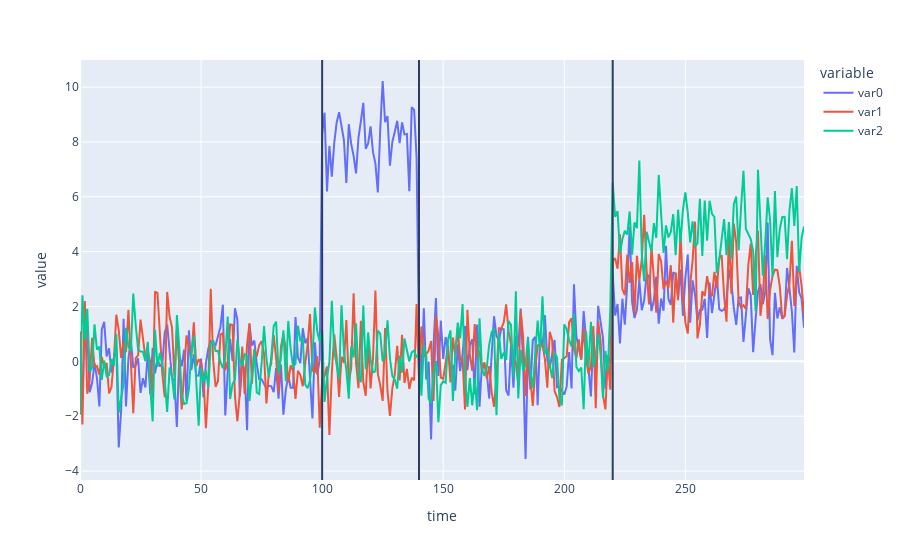

The notebook cell this image was saved under:
### Code cell
fig = px.line(x)
for i in detections["ilocs"].values:
    fig.add_vline(i)
fig.show()

### Figure 1 — Plotly figure (JSON) as saved in the notebook; plotly's stock layout.template omitted (floating-point values rounded to 4 significant figures; data arrays with more than 128 entries replaced by an {"elided": "..."} marker saying what was removed)
{"data": [{"hovertemplate": "variable=var0<br>time=%{x}<br>value=%{y}<extra></extra>", "legendgroup": "var0", "line": {"color": "#636efa", "dash": "solid"}, "marker": {"symbol": "circle"}, "mode": "lines", "name": "var0", "orientation": "v", "showlegend": true, "type": "scatter", "x": {"elided": "300 int values"}, "xaxis": "x", "y": {"elided": "300 float values"}, "yaxis": "y"}, {"hovertemplate": "variable=var1<br>time=%{x}<br>value=%{y}<extra></extra>", "legendgroup": "var1", "line": {"color": "#EF553B", "dash": "solid"}, "marker": {"symbol": "circle"}, "mode": "lines", "name": "var1", "orientation": "v", "showlegend": true, "type": "scatter", "x": {"elided": "300 int values"}, "xaxis": "x", "y": {"elided": "300 float values"}, "yaxis": "y"}, {"hovertemplate": "variable=var2<br>time=%{x}<br>value=%{y}<extra></extra>", "legendgroup": "var2", "line": {"color": "#00cc96", "dash": "solid"}, "marker": {"symbol": "circle"}, "mode": "lines", "name": "var2", "orientation": "v", "showlegend": true, "type": "scatter", "x": {"elided": "300 int values"}, "xaxis": "x", "y": {"elided": "300 float values"}, "yaxis": "y"}], "layout": {"legend": {"title": {"text": "variable"}, "tracegroupgap": 0}, "margin": {"t": 60}, "shapes": [{"type": "line", "x0": 100, "x1": 100, "xref": "x", "y0": 0, "y1": 1, "yref": "y domain"}, {"type": "line", "x0": 140, "x1": 140, "xref": "x", "y0": 0, "y1": 1, "yref": "y domain"}, {"type": "line", "x0": 220, "x1": 220, "xref": "x", "y0": 0, "y1": 1, "yref": "y domain"}], "xaxis": {"anchor": "y", "domain": [0, 1], "title": {"text": "time"}}, "yaxis": {"anchor": "x", "domain": [0, 1], "title": {"text": "value"}}}}
